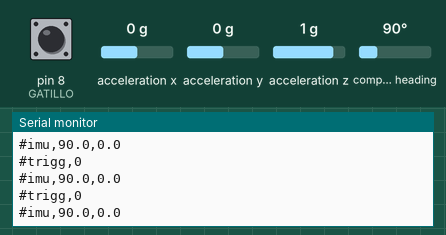
Simulated run of this sketch. Board: Arduino Uno, built with avr-gcc and run on an emulated ATmega328P. Parts: the last lines printed to the serial monitor. The inputs (shaded band) are chosen by the test bench; at power-on: acceleration x 0 g, pin 8 (GATILLO) HIGH, acceleration y 0 g, compass heading 90°, acceleration z 1 g.

Above: at 1.2 s.
1.3 s: acceleration x set to -1.4 g
At 1.31 s:
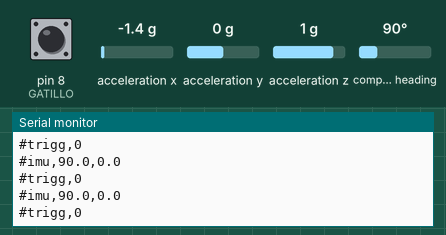
2.8 s: pin 8 (GATILLO) pulled LOW for 0.15 s
At 2.98 s:
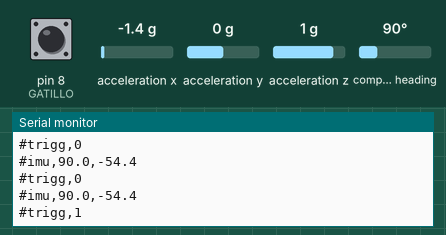
4.4 s: acceleration y set to -1.4 g
At 4.51 s:
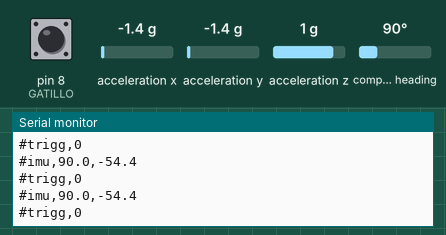
5.9 s: compass heading set to 269°
At 5.9 s:
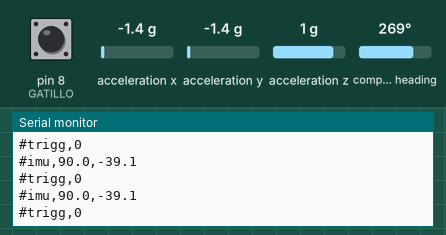
8.9 s: acceleration z set to -1.4 g
At 8.96 s:
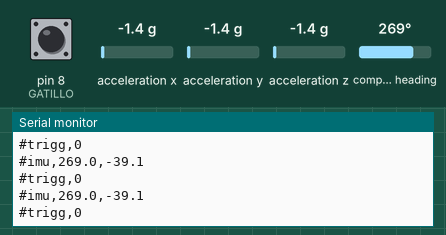
Timing chart, 0 to 11.4 s (numbered marks = the images above; inputs shaded):
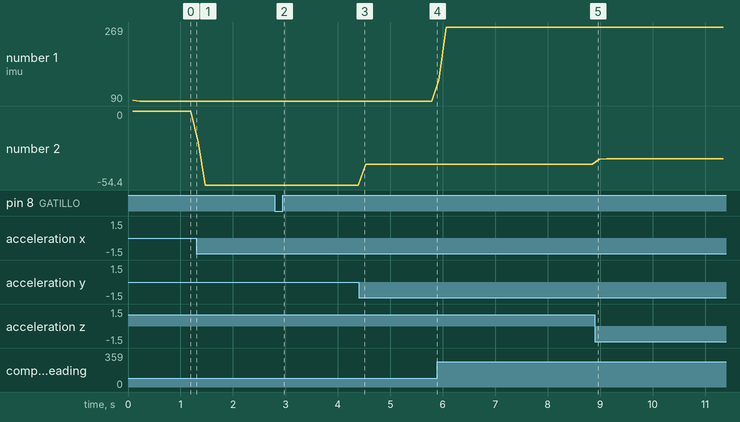

The sketch:

imuUnity.ino
```cpp
#include <Wire.h>
#include <Adafruit_Sensor.h>
#include <Adafruit_BNO055.h>
#include <utility/imumaths.h>

#define NUM 50
#define GATILLO 8

/* This driver uses the Adafruit unified sensor library (Adafruit_Sensor),
   which provides a common 'type' for sensor data and some helper functions.

   To use this driver you will also need to download the Adafruit_Sensor
   library and include it in your libraries folder.

   You should also assign a unique ID to this sensor for use with
   the Adafruit Sensor API so that you can identify this particular
   sensor in any data logs, etc.  To assign a unique ID, simply
   provide an appropriate value in the constructor below (12345
   is used by default in this example).

   Connections
   ===========
   Connect SCL to analog 5
   Connect SDA to analog 4
   Connect VDD to 3-5V DC
   Connect GROUND to common ground

   History
   =======
   2015/MAR/03  - First release (KTOWN)
   2015/AUG/27  - Added calibration and system status helpers
*/

/* Set the delay between fresh samples */
#define BNO055_SAMPLERATE_DELAY_MS (50)

Adafruit_BNO055 bno = Adafruit_BNO055(55);

/********* IMU ************/
float x, y, z;              // Variables para la posición de la imu
float x_ant, y_ant, z_ant;  // Variables para la posición anterior de la imu
float x_inc, y_inc, z_inc;  // Incremento en cada eje
bool trigger = 0;

/********* GATILLO *******/
int gat_actual = 1;
int gat_ant = 1;
int trig = 0; // Se pone a 1 cuando pulsas, es lo que mandas


void init_orientacion () {
  //Los incrementos a 0
  //Leemos la IMU
  sensors_event_t event;
  bno.getEvent(&event);

  x = event.orientation.x;
  y = event.orientation.y;
  z = event.orientation.z;

  x_ant = x; y_ant = y; z_ant = z;

}

void setup(void) {

  Serial.begin(115200);
  pinMode(GATILLO, INPUT_PULLUP);

  /* Initialise the sensor */
  if (!bno.begin())
  {
    /* There was a problem detecting the BNO055 ... check your connections */
    Serial.print("Ooops, no BNO055 detected ... Check your wiring or I2C ADDR!");
    while (1);
  }

  bno.setExtCrystalUse(true);

  //Inicializamos la orientacion para que sea incremental
  init_orientacion();
}

void loop(void) {

  /*
                            IMU
     Para filtrar un poco los datos, leemos un numero NUM de veces
     de la imu y acumulamos su valor en las variables x, y, z y luego
     mandamos por serial los valores medios con 1 decimal
     SEPARADOS POR COMAS Y CON UN CARACTER DE CONTROL "#imu" AL PRINCIPIO
  */
  sensors_event_t event;

  for (int i = 0; i < NUM; i++) {
    // Estas dos líneas son para leer de la imu

    bno.getEvent(&event);

    // Acumulamos valores
    x += event.orientation.x;
    y += event.orientation.y;
    z += event.orientation.z;
  }
  x = x / NUM;
  y = y / NUM;

  // Mandamos por serial
  Serial.print("#imu");
  Serial.print(",");
  Serial.print(x, 1);
  Serial.print(",");
  Serial.println(y, 1);
  // Serial.print(",");
  // Serial.println(z / NUM, 1);

  delay(BNO055_SAMPLERATE_DELAY_MS);

  /* Ponemos las variables "medias" a 0
    para que no acumulen valores */
  x = 0;
  y = 0;
  z = 0;


  /*
              GATILLO
    Leemos del botón y lo mandamos por serial con UN CARACTER DE
    CONTROL "#b" AL PRINCIPIO Y SEPARADO POR UNA COMA
  */

  //Cuando pulsas da un 0, de normal es un 1
  //Gatillo: detector de flancos
  gat_actual = digitalRead(GATILLO);
  if (gat_actual == 0 && gat_ant == 1) {
    //Gatillo pulsado
    trig = 1;
    //Serial.println("GATILLO PULSADO");
  }
  else trig = 0;
  gat_ant = gat_actual;


  Serial.print("#trigg");
  Serial.print(",");
  Serial.println(trig);


  /*Salto de linea para iguiente loop*/
  // Serial.println("");

  // Serial.flush();


}
```

Measured:
- after the input at 2.8 s, the serial monitor: prints a new line after 0.12 s (image 2)
- plotted number 1: 90 → 269 after the input at 5.9 s
- plotted number 2: 0 → -54.4 after the input at 1.3 s, -54.4 → -39.1 after the input at 4.4 s, -39.1 → -35.2 after the input at 8.9 s
